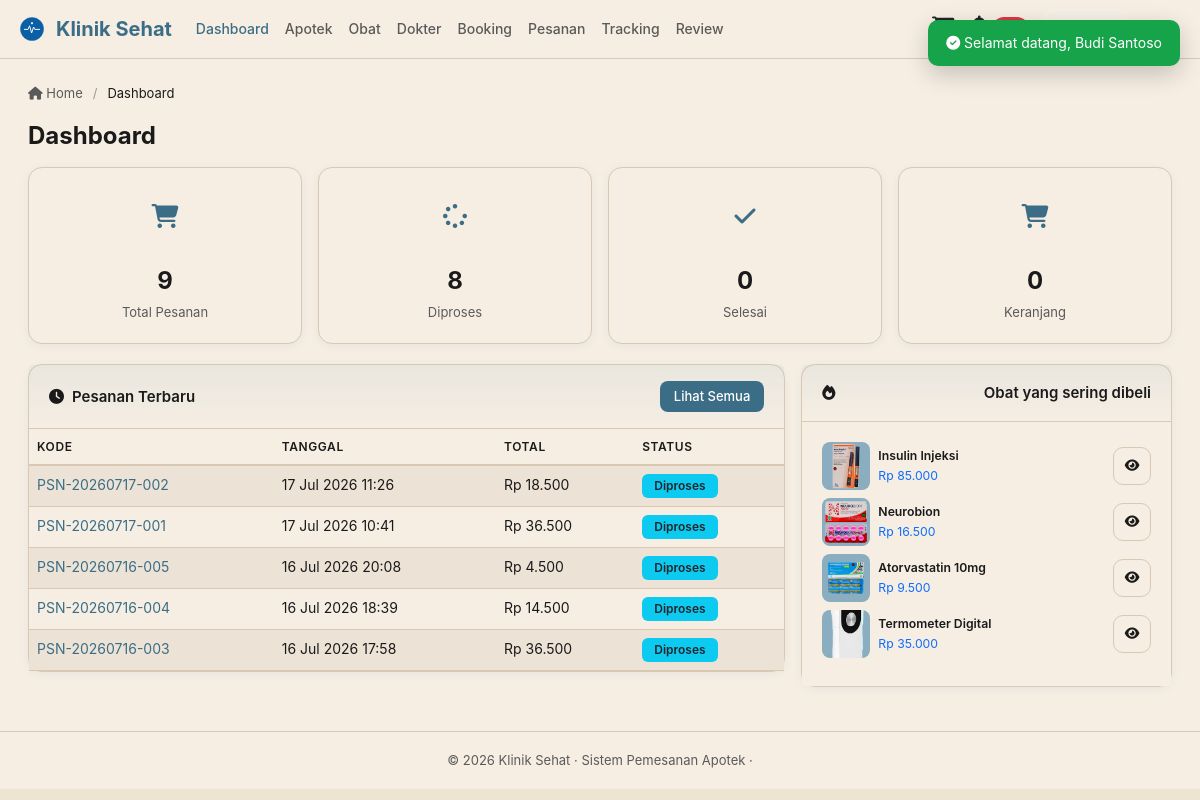
/Klinik/user/ (signed in), run on the app's committed database.
### tables this page shows
CREATE TABLE `pesanan` (
  `id_pesanan` int(11) UNSIGNED NOT NULL,
  `kode_pesanan` varchar(30) NOT NULL,
  `id_user` int(11) UNSIGNED NOT NULL,
  `tanggal` datetime NOT NULL DEFAULT current_timestamp(),
  `total` decimal(12,2) NOT NULL DEFAULT 0.00,
  `status` enum('Menunggu Pembayaran','Diproses','Dikirim','Selesai','Dibatalkan') NOT NULL DEFAULT 'Menunggu Pembayaran'
);

CREATE TABLE `obat` (
  `id_obat` int(11) UNSIGNED NOT NULL,
  `kode_obat` varchar(20) NOT NULL,
  `nama_obat` varchar(150) NOT NULL,
  `id_kategori` int(11) UNSIGNED DEFAULT NULL,
  `id_supplier` int(11) UNSIGNED DEFAULT NULL,
  `harga` decimal(12,2) NOT NULL DEFAULT 0.00,
  `stok` int(11) NOT NULL DEFAULT 0,
  `deskripsi` text DEFAULT NULL,
  `gambar` varchar(255) DEFAULT NULL,
  `tanggal_expired` date DEFAULT NULL,
  `created_at` datetime NOT NULL DEFAULT current_timestamp()
);

### Klinik/user/index.php (the view, shortened to what this page needs)
<?php
require_once '../config/koneksi.php';
$uid = $_SESSION['user']['id_user'];
$stmt = $pdo->prepare("SELECT COUNT(*) FROM pesanan WHERE id_user=?");
$stmt->execute([$uid]);
$totalPesanan = (int)$stmt->fetchColumn();
$stmt = $pdo->prepare("SELECT COUNT(*) FROM pesanan WHERE id_user=? AND status IN ('Menunggu Pembayaran','Diproses')");
$stmt->execute([$uid]);
$diproses = (int)$stmt->fetchColumn();
$stmt = $pdo->prepare("SELECT COUNT(*) FROM pesanan WHERE id_user=? AND status='Selesai'");
$stmt->execute([$uid]);
$selesai = (int)$stmt->fetchColumn();
$cart = cart_count($pdo, $uid);
$stmt = $pdo->prepare("SELECT * FROM pesanan WHERE id_user=? ORDER BY tanggal DESC LIMIT 5");
$stmt->execute([$uid]);
$recent = $stmt->fetchAll();
$rekom = $pdo->query("SELECT * FROM obat ORDER BY RAND() LIMIT 4")->fetchAll();
function img_u($g) { return $g ? URL_OBAT . e($g) : BASE_URL . 'assets/images/no-image.svg'; }
require_once '../includes/header_user.php';
?>
<div class="row g-3">
    <div class="col-6 col-md-3">
        <div class="card stat-card"><div class="stat-icon blue"><i class="fas fa-shopping-cart"></i></div>
            <div class="stat-info"><div class="value"><?= $totalPesanan ?></div><div class="label">Total Pesanan</div></div></div>
    </div>
    <div class="col-6 col-md-3">
        <div class="card stat-card"><div class="stat-icon orange"><i class="fas fa-spinner"></i></div>
            <div class="stat-info"><div class="value"><?= $diproses ?></div><div class="label">Diproses</div></div></div>
    </div>
    <div class="col-6 col-md-3">
        <div class="card stat-card"><div class="stat-icon green"><i class="fas fa-check"></i></div>
            <div class="stat-info"><div class="value"><?= $selesai ?></div><div class="label">Selesai</div></div></div>
    </div>
    <div class="col-6 col-md-3">
        <div class="card stat-card"><div class="stat-icon red"><i class="fas fa-cart-shopping"></i></div>
            <div class="stat-info"><div class="value"><?= $cart ?></div><div class="label">Keranjang</div></div></div>
    </div>
</div>
<div class="row g-3">
    <div class="col-lg-8">
        <div class="card">
            <div class="card-header"><span><i class="fas fa-clock me-2"></i>Pesanan Terbaru</span>
                <a href="<?= BASE_URL ?>user/pesanan/" class="btn btn-sm btn-primary">Lihat Semua</a></div>
            <div class="card-body p-0">
                <div class="table-responsive">
                    <table class="table mb-0">
                        <thead><tr><th>Kode</th><th>Tanggal</th><th>Total</th><th>Status</th></tr></thead>
                        <tbody>
                        <?php foreach ($recent as $p): ?>
                            <tr>
                                <td><a href="<?= BASE_URL ?>user/pesanan/detail.php?id=<?= $p['id_pesanan'] ?>"><?= e($p['kode_pesanan']) ?></a></td>
                                <td><?= tgl_waktu($p['tanggal']) ?></td>
                                <td><?= rupiah($p['total']) ?></td>
                                <td><?= status_badge($p['status']) ?></td>
                            </tr>
                        <?php endforeach; ?>
                        </tbody>
                    </table>
                </div>
            </div>
        </div>
    </div>
    <div class="col-lg-4">
        <div class="card sticky-summary">
            <div class="card-header"><i class="fas fa-fire me-2"></i>Obat yang sering dibeli</div>
            <div class="card-body">
                <?php foreach ($rekom as $o): ?>
                <div class="d-flex align-items-center gap-2 mb-2">
                    <img src="<?= img_u($o['gambar']) ?>" width="48" height="48" style="object-fit:cover;border-radius:8px;background:var(--primary-light)">
                    <div class="flex-grow-1">
                        <div class="small fw-semibold"><?= e($o['nama_obat']) ?></div>
                        <div class="small text-primary"><?= rupiah($o['harga']) ?></div>
                    </div>
                    <a href="<?= BASE_URL ?>user/obat/detail.php?id=<?= $o['id_obat'] ?>" class="btn btn-sm btn-outline-primary"><i class="fas fa-eye"></i></a>
                </div>
                <?php endforeach; ?>
            </div>
        </div>
    </div>
</div>
<?php require_once '../includes/footer_user.php'; ?>

### Klinik/functions/functions.php (shortened to what this page needs)
<?php
function e($str) {
    return htmlspecialchars((string)($str ?? ''), ENT_QUOTES, 'UTF-8');
}
function rupiah($n) {
    return 'Rp ' . number_format((float)$n, 0, ',', '.');
}
function tgl_waktu($datetime) {
    return date('d M Y H:i', strtotime($datetime));
}
function cart_count($pdo, $id_user) {
    $stmt = $pdo->prepare("SELECT COALESCE(SUM(jumlah),0) FROM keranjang WHERE id_user = ?");
    $stmt->execute([$id_user]);
    return (int)$stmt->fetchColumn();
}
function status_badge($status) {
    $map = [
        'Menunggu Pembayaran' => 'bg-warning text-dark',
        'Diproses'            => 'bg-info text-dark',
        'Dikirim'             => 'bg-primary',
        'Selesai'             => 'bg-success',
        'Dibatalkan'          => 'bg-secondary',
        'Menunggu'            => 'bg-warning text-dark',
        'Lunas'               => 'bg-success',
        'Ditolak'             => 'bg-danger',
        'Dikemas'             => 'bg-info text-dark',
        'Diterima'            => 'bg-success',
        'Gagal'               => 'bg-danger',
        'belum dibaca'        => 'bg-danger',
        'dibaca'              => 'bg-secondary',
    ];
    $cls = $map[$status] ?? 'bg-secondary';
    return '<span class="badge ' . $cls . '">' . e($status) . '</span>';
}

### data on the page
pesanan: kode_pesanan "PSN-20260717-002", tanggal "17 Jul 2026 11:26", total "Rp 18.500", status "Diproses"
pesanan: kode_pesanan "PSN-20260717-001", tanggal "17 Jul 2026 10:41", total "Rp 36.500", status "Diproses"
pesanan: kode_pesanan "PSN-20260716-005", tanggal "16 Jul 2026 20:08", total "Rp 4.500", status "Diproses"
pesanan: kode_pesanan "PSN-20260716-004", tanggal "16 Jul 2026 18:39", total "Rp 14.500", status "Diproses"
pesanan: kode_pesanan "PSN-20260716-003", tanggal "16 Jul 2026 17:58", total "Rp 36.500", status "Diproses"
obat: gambar (picture), nama_obat "Insulin Injeksi", harga "Rp 85.000"
obat: gambar (picture), nama_obat "Neurobion", harga "Rp 16.500"
obat: gambar (picture), nama_obat "Atorvastatin 10mg", harga "Rp 9.500"
obat: gambar (picture), nama_obat "Termometer Digital", harga "Rp 35.000"

### other printed values
$page_title "Dashboard"
$totalPesanan "9"
$diproses "8"
$selesai "0"
$cart "0"
